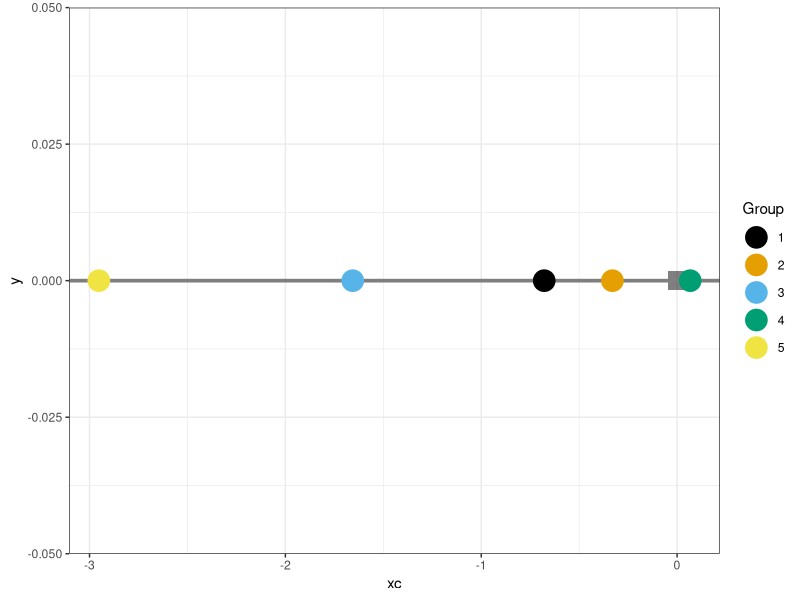
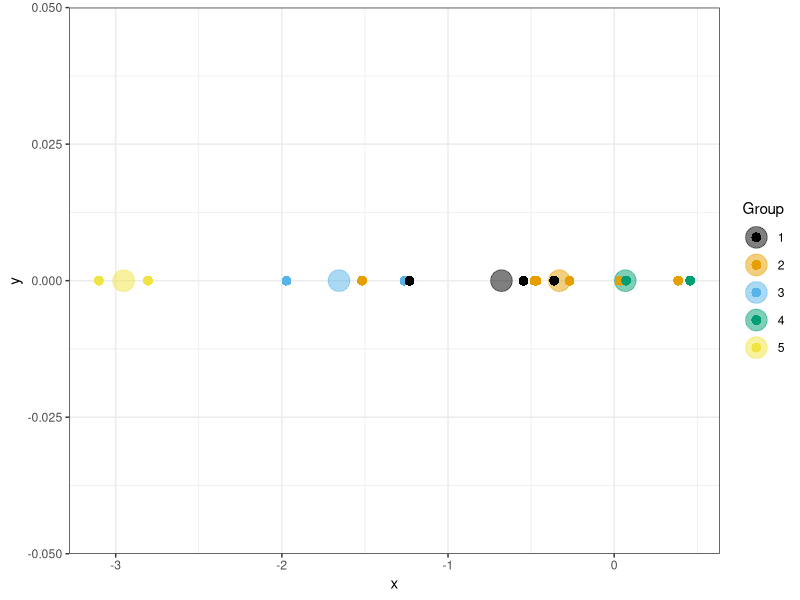

Here is the R script that generated these plots, in order:
### practice setting up the multi level model with gaussians
### instead of with betas

library(dplyr)
library(ggplot2)

n_groups <- 5

mu0 <- 0
sd0 <- 2.5

### create the group centers
set.seed(71231)
xc <- rnorm(n = n_groups, mean = mu0, sd = sd0)

### plot the cluster centers
tibble::tibble(xc = xc) %>% 
  tibble::rowid_to_column("group_id") %>% 
  ggplot(mapping = aes(x = xc, y = 0)) +
  geom_point(data = data.frame(xc = 0),
             mapping = aes(x = xc, y = 0),
             size = 6, shape = 15, color = "black", alpha = 0.5) +
  geom_hline(yintercept = 0, color = "grey50", size = 1.25) +
  geom_point(size = 7,
             mapping = aes(color = as.factor(group_id))) +
  ggthemes::scale_color_colorblind("Group") +
  theme_bw()

### set the group standard deviations, hard code for now
sdj <- 0.5

### generate the random observations - 15 total random observations
n_obs <- 15

### need to decide which group each of the random observations belongs to

### for right now, use a random assignment, sample WITH replacement
set.seed(9871)
obs_in_groups <- sample(1:n_groups, size = n_obs, replace = TRUE)

obs_in_groups

### generate the random observations associaetd with each group
set.seed(812731)
x_obs <- rnorm(n = n_obs, mean = xc[obs_in_groups], sd = sdj)

x_obs

### visualize the random observations with the cluster centers
df_obs <- tibble::tibble(
  x = x_obs,
  group_id = obs_in_groups
)

df_obs %>% 
  ggplot(mapping = aes(x = x, y = 0)) +
  geom_point(data = tibble::tibble(x = xc) %>% tibble::rowid_to_column("group_id"),
             mapping = aes(x = x, y = 0, color = as.factor(group_id)),
             size = 7, alpha = 0.5) +
  geom_point(size = 3, shape = 16,
             mapping = aes(color = as.factor(group_id))) +
  ggthemes::scale_color_colorblind("Group") +
  theme_bw()
